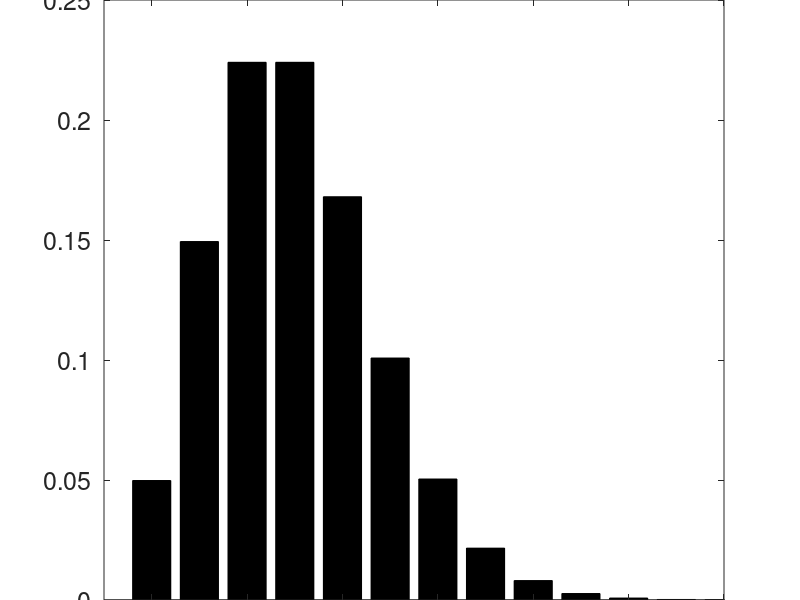

Source code (MATLAB): (Note: this script raises an error after producing the figure.)
clear all %Clears variables and functions from memory.
set(0, 'DefaultAxesFontSize', 18); %Increases axes labels.
lastx=25; %Truncates the Poisson function at x=25.
x=linspace(0,lastx,lastx+1);
w(1)=1; w(2)=1; lambda=3;
for i=2:lastx
    w(i+1)=i*w(i);
end
y=lambda.^x*exp(-lambda)./w;
bar(x,y,'k'); %Graphs a histogram of y.
axis([-1,12,0,0.25])
xlabel(x); ylabel(f(x));
